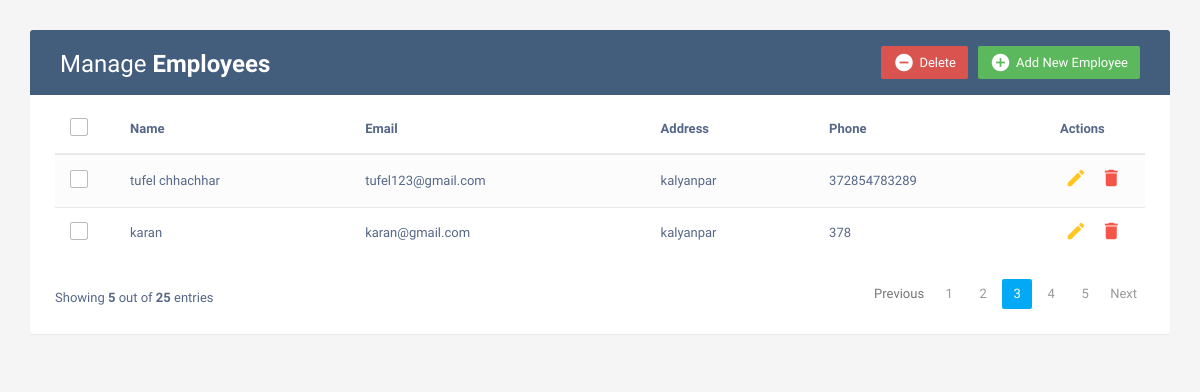
Before: / with the older database file.
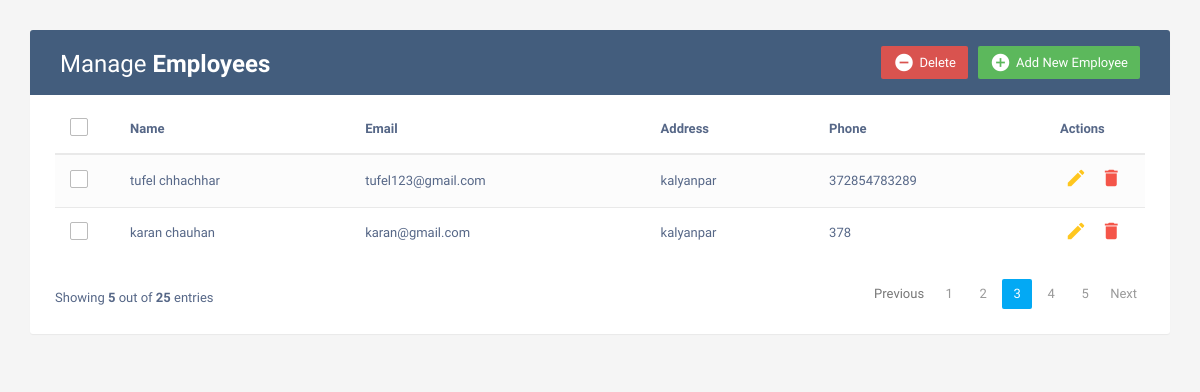
After: the same page with the newer database file.
### myapp1/models.py (models this page shows, shortened)
class Employee(models.Model):
    name = models.CharField(max_length=20)
    email = models.EmailField(unique=True)
    address = models.TextField()
    phone = models.IntegerField()

### myapp1/views.py (the view)
# urls.py: path('', views.index, name='index'),
def index(request):
    uid = Employee.objects.all()
    context = {
        'uid':uid,
    }
    return render(request, 'index.html', context)

### myapp1/templates/index.html (shortened to what this page needs)
<!DOCTYPE html>
<html lang="en">
<head>
<link rel="stylesheet" href="https://maxcdn.bootstrapcdn.com/font-awesome/4.7.0/css/font-awesome.min.css">
<link rel="stylesheet" href="https://maxcdn.bootstrapcdn.com/bootstrap/3.3.7/css/bootstrap.min.css">
  <body>
    <div class="container">
        <div class="table-wrapper">
            <div class="table-title">
                <div class="row">
                    <div class="col-sm-6">
						<h2>Manage <b>Employees</b></h2>
					</div>
					<div class="col-sm-6">
						<a href="#addEmployeeModal-{{forloop.counter}}" class="btn btn-success" data-toggle="modal"><i class="material-icons">&#xE147;</i> <span>Add New Employee</span></a>
						<a href="#deleteEmployeeModal" class="btn btn-danger" data-toggle="modal"><i class="material-icons">&#xE15C;</i> <span>Delete</span></a>
					</div>
                </div>
            </div>
            <table class="table table-striped table-hover">
                <thead>
                    <tr>
						<th>
							<span class="custom-checkbox">
								<label for="selectAll"></label>
							</span>
						</th>
                        <th>Name</th>
                        <th>Email</th>
						<th>Address</th>
                        <th>Phone</th>
                        <th>Actions</th>
                    </tr>
                </thead>
                <tbody>
                    {% for i in uid %}
                    <tr>
						<td>
							<span class="custom-checkbox">
								<label for="checkbox1"></label>
							</span>
						</td>
                        <td>{{i.name}}</td>
                        <td>{{i.email}}</td>
						<td>{{i.address}}</td>
                        <td>{{i.phone}}</td>
                        <td>
                            <a href="#editEmployeeModal-{{forloop.counter}}" class="edit" data-toggle="modal"><i class="material-icons" data-toggle="tooltip" title="Edit">&#xE254;</i></a>
                            <a href="#deleteEmployeeModal-{{forloop.counter}}" class="delete" data-toggle="modal"><i class="material-icons" data-toggle="tooltip" title="Delete">&#xE872;</i></a>
                        </td>
                    </tr>
                    {% endfor %}
                </tbody>
            </table>
			<div class="clearfix">
                <div class="hint-text">Showing <b>5</b> out of <b>25</b> entries</div>
                <ul class="pagination">
                    <li class="page-item disabled"><a href="#">Previous</a></li>
                    <li class="page-item"><a href="#" class="page-link">1</a></li>
                    <li class="page-item"><a href="#" class="page-link">2</a></li>
                    <li class="page-item active"><a href="#" class="page-link">3</a></li>
                    <li class="page-item"><a href="#" class="page-link">4</a></li>
                    <li class="page-item"><a href="#" class="page-link">5</a></li>
                    <li class="page-item"><a href="#" class="page-link">Next</a></li>
                </ul>
            </div>
        </div>
    </div>
</body>
</html>

Changed rows visible on the page:
changed Employee "karan@gmail.com": name "karan" → "karan chauhan"
